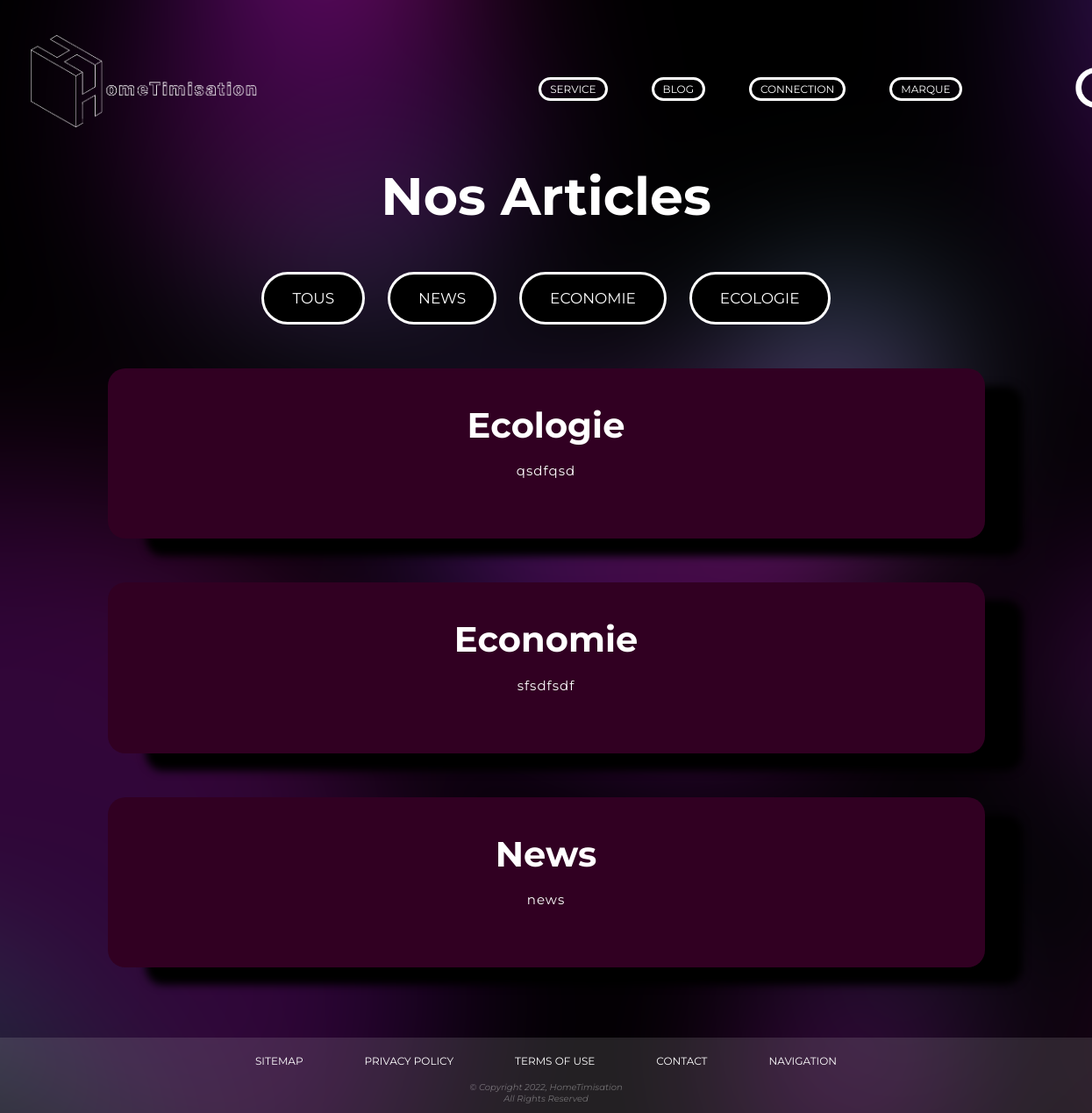
The page /blog_page.php on the database its author committed.
### tables this page shows
CREATE TABLE `articles` (
  `articles_id` int(11) NOT NULL,
  `articles_title` varchar(255) NOT NULL,
  `articles_content` text NOT NULL,
  `articles_img_link` varchar(255) NOT NULL,
  `articles_theme` varchar(255) NOT NULL
);

### blog_page.php (called while the page is built)
<?php
include "head.php";
include "header.php";
include "blog.php";
require "footer.php";
?>

### blog.php (the view, shortened to what this page needs)
<?php
    $GetArticle = $database->prepare("SELECT * FROM articles ORDER BY articles_id ASC");
    $GetArticle->execute();
    $AllArticle = $GetArticle->fetchAll(PDO::FETCH_ASSOC);
?>
<section class="blog-page">
    <div class="container">
        <div class="main">
        <div class="TArticle">
            <h1 class="PArticle">
                Nos Articles
            </h1>
            <div class="filter-btn">
                <button class="filterbtn" onclick="filterObjects('all')">Tous</button>
                <button class="filterbtn" onclick="filterObjects('news')">News</button>
                <button class="filterbtn" onclick="filterObjects('econo')">Economie</button>
                <button class="filterbtn" onclick="filterObjects('ecolo')">Ecologie</button>
            </div>
        </div>
            <?php foreach($AllArticle as $post) { ?>
                <div class="boxarticle activearticle <?= $post["articles_theme"]; ?>">
                    <div class="titlebox">
                        <h1 class="titletext">
                            <?= $post["articles_title"]; ?>
                        </h1>
                    </div>
                    <div class="contentbox">
                        <p class="contenttext">
                            <?= $post["articles_content"]; ?>
                        </p>
                    </div>
                    <div class="imgbox">
                    </div>
                </div>
            <?php } ?>
        </div>
    </div>
</section>

### css/style.css (style rules this page uses)
* { margin: 0; padding: 0; box-sizing: border-box; }
html { font-size: 62.5%; scroll-behavior: smooth; }
body { font-size: 1.6rem; font-family: "Montserrat", sans-serif; background-image: url("../Image/background_dark.png"); background-color: #000000; --color: rgb(255, 255, 255); --color-hover: #000000; --logo: invert(0); --box-shadow-cta: 0px 0px 11px #FFFFFF8F; --bgcolor-footer: rgba(211, 211, 211, 0.15); --color-copyright: rgba(255, 255, 255, 0.37); }
.container { max-width: 125rem; margin: 0 auto; padding: 0 1.5rem; }
.blog-page { width: 100%; position: relative; overflow: hidden; display: flex; min-height: 100vh; margin-top: 15%; }
.TArticle { display: flex; flex-direction: column; align-items: center; }
.filter-btn { margin-top: 5%; width: 70%; align-items: center; display: flex; justify-content: space-evenly; }
.filterbtn { font-size: 17px; text-transform: uppercase; transition: opacity .3s; color: var(--color); border: 3px solid var(--color); border-radius: 34px; padding: 17px 32px; cursor: pointer; text-align: center; font-family: Montserrat; background-color: var(--color-hover); }
.PArticle { text-align: center; color: var(--color); font-size: 60px; }
.titlebox { text-align: center; }
.titletext { color: white; font-size: 40px; margin-bottom: 1%; }
.contentbox { letter-spacing: 1px; justify-content: center; font-size: 15px; padding: 1%; width: 90%; margin-left: 5%; }
.boxarticle { display: none; color: white; width: 1000px; text-align: center; background-color: rgb(49, 0, 34); padding: 40px; border-radius: 20px; min-height: 150px; margin-top: 5%; box-shadow: 43px 20px 10px #000000; }
.boxarticle:last-child { margin-bottom: 8%; }
.activearticle { display: block; }

### rows shown on the page
articles: articles_title "Ecologie", articles_content "qsdfqsd"
articles: articles_title "Economie", articles_content "sfsdfsdf"
articles: articles_title "News", articles_content "news"
